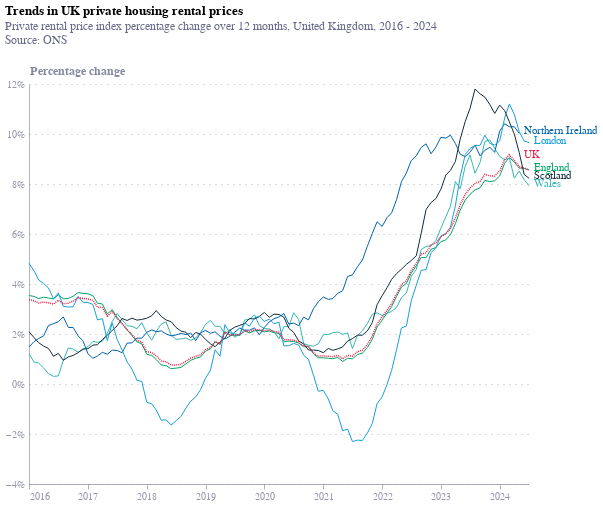

Notebook cell for this chart:
### Code cell
#Private rental price percentage change over 12 months, UK and London, January 2016 to January 2024
line_chart = alt.Chart(df_land).mark_line(strokeWidth=1).encode(
    x=alt.X('Time period:T'),
    y=alt.Y('Percentage change:Q', axis=alt.Axis(format='%')),
    color=alt.Color('Area name:O',  scale=alt.Scale(range=["#00A767","#179FDB","#0063AF","#122B39","#36B7B4"]), legend=None),
    tooltip=['Time period', 'Area name', 'Percentage change']
).properties(
    width=500,
    height=400
).transform_filter(
    alt.datum['Area name'] != 'UK'  
)

line_chart = line_chart.properties(
    title={
        "text": ["Trends in UK private housing rental prices"],
        "subtitle": ["Private rental price index percentage change over 12 months, United Kingdom, 2016 - 2024 ", "Source: ONS", ""],
        "subtitleColor": "#676A86",
        "anchor": "start"
    }
)

# 
text = alt.Chart(last_values).mark_text(align='left', dx=5, dy=-2).encode(
    x='Time period:T',
    y='Percentage change:Q',
    text='Area name:O',
    color='Area name:O'
).transform_filter(
    alt.datum['Area name'] != 'UK' )

text2 = alt.Chart(last_values_UK).mark_text(align='left', dx=-5, dy=-15).encode(
    x='Time period:T',
    y='Percentage change:Q',
    text='Area name:O',
    color=alt.value("#E6224B"),  
)


uk_line = alt.Chart(df_UK).mark_line(strokeDash=[1, 1], strokeWidth=1.5).encode(
    x=alt.X('Time period:T'),
    y=alt.Y('Percentage change:Q', axis=alt.Axis(format='%')),
    color=alt.value("#E6224B"),  
    tooltip=['Time period', 'Area name', 'Percentage change']
).transform_filter(
    alt.datum['Area name'] == 'UK'  
)

final_chart = line_chart + uk_line + text + text2
final_chart

### Figure 1 — Vega-Lite specification as saved in the notebook (floating-point values rounded to 4 significant figures; data arrays with more than 128 entries replaced by an {"elided": "..."} marker saying what was removed)
{"config": {"font": "Circular Std", "mark": {"line": {"interpolate": "monotone"}}, "view": {"stroke": "transparent", "width": 400, "height": 300}, "range": {"category": ["#36B7B4", "#E6224B", "#F4C245", "#0063AF", "#00A767", "#179FDB", "#EB5C2E"], "diverging": ["#E6224B", "#E54753", "#C9C9C9", "#179FDB", "#122B39"], "heatmap": ["#C9C9C9", "#179FDB", "#0063AF", "#122B39"], "ordinal": ["#00A767", "#36B7B4", "#179FDB", "#0063AF", "#243B5A"]}, "axisX": {"domainColor": "#676A86", "domainOpacity": 0.5, "grid": false, "labelAngle": 0, "labelColor": "#676A86", "labelOpacity": 0.7, "orient": "bottom", "tickColor": "#676A86", "tickCount": 10, "tickOpacity": 0.5, "title": false, "titleAlign": "center", "titleAnchor": "middle", "titleColor": "#676A86", "titleFontSize": 12, "titleOpacity": 0.8, "titleY": -15}, "axisY": {"domainColor": "#676A86", "domainOpacity": 0.5, "gridColor": "#676A86", "gridDash": [1, 5], "gridOpacity": 0.5, "labelColor": "#676A86", "labelOpacity": 0.7, "labelPadding": 5, "tickColor": "#676A86", "tickCount": 8, "tickOpacity": 0.5, "ticks": false, "titleAlign": "left", "titleAngle": 0, "titleBaseline": "bottom", "titleColor": "#676A86", "titleFontSize": 12, "titleOpacity": 0.8, "titleX": 0, "titleY": -7}}, "layer": [{"data": {"name": "data-5c0bdf296c3345efde13499d80d3a9f9"}, "mark": {"type": "line", "strokeWidth": 1}, "encoding": {"color": {"field": "Area name", "legend": null, "scale": {"range": ["#00A767", "#179FDB", "#0063AF", "#122B39", "#36B7B4"]}, "type": "ordinal"}, "tooltip": [{"field": "Time period", "type": "temporal"}, {"field": "Area name", "type": "nominal"}, {"field": "Percentage change", "type": "quantitative"}], "x": {"field": "Time period", "type": "temporal"}, "y": {"axis": {"format": "%"}, "field": "Percentage change", "type": "quantitative"}}, "title": {"text": ["Trends in UK private housing rental prices"], "subtitle": ["Private rental price index percentage change over 12 months, United Kingdom, 2016 - 2024 ", "Source: ONS", ""], "subtitleColor": "#676A86", "anchor": "start"}, "transform": [{"filter": "(datum['Area name'] !== 'UK')"}]}, {"data": {"name": "data-18b925e7644f50087ce4df3a99891883"}, "mark": {"type": "line", "strokeDash": [1, 1], "strokeWidth": 1.5}, "encoding": {"color": {"value": "#E6224B"}, "tooltip": [{"field": "Time period", "type": "temporal"}, {"field": "Area name", "type": "nominal"}, {"field": "Percentage change", "type": "quantitative"}], "x": {"field": "Time period", "type": "temporal"}, "y": {"axis": {"format": "%"}, "field": "Percentage change", "type": "quantitative"}}, "transform": [{"filter": "(datum['Area name'] === 'UK')"}]}, {"data": {"name": "data-0e72bcf8c3672638d8f7d3e64f24c3d6"}, "mark": {"type": "text", "align": "left", "dx": 5, "dy": -2}, "encoding": {"color": {"field": "Area name", "type": "ordinal"}, "text": {"field": "Area name", "type": "ordinal"}, "x": {"field": "Time period", "type": "temporal"}, "y": {"field": "Percentage change", "type": "quantitative"}}, "transform": [{"filter": "(datum['Area name'] !== 'UK')"}]}, {"data": {"name": "data-52f1a0297f04a1b4b887575e41ee6139"}, "mark": {"type": "text", "align": "left", "dx": -5, "dy": -15}, "encoding": {"color": {"value": "#E6224B"}, "text": {"field": "Area name", "type": "ordinal"}, "x": {"field": "Time period", "type": "temporal"}, "y": {"field": "Percentage change", "type": "quantitative"}}}], "height": 400, "width": 500, "$schema": "https://vega.github.io/schema/vega-lite/v5.8.0.json", "datasets": {"data-5c0bdf296c3345efde13499d80d3a9f9": {"elided": "513 records"}, "data-18b925e7644f50087ce4df3a99891883": [{"Time period": "2016-01-01T00:00:00", "Area name": "UK", "Percentage change": 0.03379}, {"Time period": "2016-02-01T00:00:00", "Area name": "UK", "Percentage change": 0.03327}, {"Time period": "2016-03-01T00:00:00", "Area name": "UK", "Percentage change": 0.03242}, {"Time period": "2016-04-01T00:00:00", "Area name": "UK", "Percentage change": 0.03278}, {"Time period": "2016-05-01T00:00:00", "Area name": "UK", "Percentage change": 0.03246}, {"Time period": "2016-06-01T00:00:00", "Area name": "UK", "Percentage change": 0.03194}, {"Time period": "2016-07-01T00:00:00", "Area name": "UK", "Percentage change": 0.0335}, {"Time period": "2016-08-01T00:00:00", "Area name": "UK", "Percentage change": 0.03209}, {"Time period": "2016-09-01T00:00:00", "Area name": "UK", "Percentage change": 0.03234}, {"Time period": "2016-10-01T00:00:00", "Area name": "UK", "Percentage change": 0.03316}, {"Time period": "2016-11-01T00:00:00", "Area name": "UK", "Percentage change": 0.0345}, {"Time period": "2016-12-01T00:00:00", "Area name": "UK", "Percentage change": 0.03423}, {"Time period": "2017-01-01T00:00:00", "Area name": "UK", "Percentage change": 0.03403}, {"Time period": "2017-02-01T00:00:00", "Area name": "UK", "Percentage change": 0.03342}, {"Time period": "2017-03-01T00:00:00", "Area name": "UK", "Percentage change": 0.03075}, {"Time period": "2017-04-01T00:00:00", "Area name": "UK", "Percentage change": 0.03061}, {"Time period": "2017-05-01T00:00:00", "Area name": "UK", "Percentage change": 0.02715}, {"Time period": "2017-06-01T00:00:00", "Area name": "UK", "Percentage change": 0.02891}, {"Time period": "2017-07-01T00:00:00", "Area name": "UK", "Percentage change": 0.02625}, {"Time period": "2017-08-01T00:00:00", "Area name": "UK", "Percentage change": 0.02416}, {"Time period": "2017-09-01T00:00:00", "Area name": "UK", "Percentage change": 0.02178}, {"Time period": "2017-10-01T00:00:00", "Area name": "UK", "Percentage change": 0.01982}, {"Time period": "2017-11-01T00:00:00", "Area name": "UK", "Percentage change": 0.01745}, {"Time period": "2017-12-01T00:00:00", "Area name": "UK", "Percentage change": 0.01679}, {"Time period": "2018-01-01T00:00:00", "Area name": "UK", "Percentage change": 0.01294}, {"Time period": "2018-02-01T00:00:00", "Area name": "UK", "Percentage change": 0.01256}, {"Time period": "2018-03-01T00:00:00", "Area name": "UK", "Percentage change": 0.01122}, {"Time period": "2018-04-01T00:00:00", "Area name": "UK", "Percentage change": 0.009187}, {"Time period": "2018-05-01T00:00:00", "Area name": "UK", "Percentage change": 0.008878}, {"Time period": "2018-06-01T00:00:00", "Area name": "UK", "Percentage change": 0.007603}, {"Time period": "2018-07-01T00:00:00", "Area name": "UK", "Percentage change": 0.007662}, {"Time period": "2018-08-01T00:00:00", "Area name": "UK", "Percentage change": 0.007837}, {"Time period": "2018-09-01T00:00:00", "Area name": "UK", "Percentage change": 0.009127}, {"Time period": "2018-10-01T00:00:00", "Area name": "UK", "Percentage change": 0.01029}, {"Time period": "2018-11-01T00:00:00", "Area name": "UK", "Percentage change": 0.01111}, {"Time period": "2018-12-01T00:00:00", "Area name": "UK", "Percentage change": 0.01168}, {"Time period": "2019-01-01T00:00:00", "Area name": "UK", "Percentage change": 0.01373}, {"Time period": "2019-02-01T00:00:00", "Area name": "UK", "Percentage change": 0.01456}, {"Time period": "2019-03-01T00:00:00", "Area name": "UK", "Percentage change": 0.01699}, {"Time period": "2019-04-01T00:00:00", "Area name": "UK", "Percentage change": 0.01614}, {"Time period": "2019-05-01T00:00:00", "Area name": "UK", "Percentage change": 0.02076}, {"Time period": "2019-06-01T00:00:00", "Area name": "UK", "Percentage change": 0.01972}, {"Time period": "2019-07-01T00:00:00", "Area name": "UK", "Percentage change": 0.01959}, {"Time period": "2019-08-01T00:00:00", "Area name": "UK", "Percentage change": 0.01974}, {"Time period": "2019-09-01T00:00:00", "Area name": "UK", "Percentage change": 0.02149}, {"Time period": "2019-10-01T00:00:00", "Area name": "UK", "Percentage change": 0.02088}, {"Time period": "2019-11-01T00:00:00", "Area name": "UK", "Percentage change": 0.02172}, {"Time period": "2019-12-01T00:00:00", "Area name": "UK", "Percentage change": 0.02173}, {"Time period": "2020-01-01T00:00:00", "Area name": "UK", "Percentage change": 0.0213}, {"Time period": "2020-02-01T00:00:00", "Area name": "UK", "Percentage change": 0.02155}, {"Time period": "2020-03-01T00:00:00", "Area name": "UK", "Percentage change": 0.02098}, {"Time period": "2020-04-01T00:00:00", "Area name": "UK", "Percentage change": 0.02071}, {"Time period": "2020-05-01T00:00:00", "Area name": "UK", "Percentage change": 0.01773}, {"Time period": "2020-06-01T00:00:00", "Area name": "UK", "Percentage change": 0.01765}, {"Time period": "2020-07-01T00:00:00", "Area name": "UK", "Percentage change": 0.01758}, {"Time period": "2020-08-01T00:00:00", "Area name": "UK", "Percentage change": 0.01677}, {"Time period": "2020-09-01T00:00:00", "Area name": "UK", "Percentage change": 0.01521}, {"Time period": "2020-10-01T00:00:00", "Area name": "UK", "Percentage change": 0.01502}, {"Time period": "2020-11-01T00:00:00", "Area name": "UK", "Percentage change": 0.01253}, {"Time period": "2020-12-01T00:00:00", "Area name": "UK", "Percentage change": 0.01114}, {"Time period": "2021-01-01T00:00:00", "Area name": "UK", "Percentage change": 0.01119}, {"Time period": "2021-02-01T00:00:00", "Area name": "UK", "Percentage change": 0.01112}, {"Time period": "2021-03-01T00:00:00", "Area name": "UK", "Percentage change": 0.01092}, {"Time period": "2021-04-01T00:00:00", "Area name": "UK", "Percentage change": 0.01144}, {"Time period": "2021-05-01T00:00:00", "Area name": "UK", "Percentage change": 0.01006}, {"Time period": "2021-06-01T00:00:00", "Area name": "UK", "Percentage change": 0.01143}, {"Time period": "2021-07-01T00:00:00", "Area name": "UK", "Percentage change": 0.01116}, {"Time period": "2021-08-01T00:00:00", "Area name": "UK", "Percentage change": 0.01294}, {"Time period": "2021-09-01T00:00:00", "Area name": "UK", "Percentage change": 0.01354}, {"Time period": "2021-10-01T00:00:00", "Area name": "UK", "Percentage change": 0.0158}, {"Time period": "2021-11-01T00:00:00", "Area name": "UK", "Percentage change": 0.01912}, {"Time period": "2021-12-01T00:00:00", "Area name": "UK", "Percentage change": 0.02415}, {"Time period": "2022-01-01T00:00:00", "Area name": "UK", "Percentage change": 0.02672}, {"Time period": "2022-02-01T00:00:00", "Area name": "UK", "Percentage change": 0.02956}, {"Time period": "2022-03-01T00:00:00", "Area name": "UK", "Percentage change": 0.03208}, {"Time period": "2022-04-01T00:00:00", "Area name": "UK", "Percentage change": 0.0361}, {"Time period": "2022-05-01T00:00:00", "Area name": "UK", "Percentage change": 0.03974}, {"Time period": "2022-06-01T00:00:00", "Area name": "UK", "Percentage change": 0.04129}, {"Time period": "2022-07-01T00:00:00", "Area name": "UK", "Percentage change": 0.04538}, {"Time period": "2022-08-01T00:00:00", "Area name": "UK", "Percentage change": 0.04819}, {"Time period": "2022-09-01T00:00:00", "Area name": "UK", "Percentage change": 0.05198}, {"Time period": "2022-10-01T00:00:00", "Area name": "UK", "Percentage change": 0.05246}, {"Time period": "2022-11-01T00:00:00", "Area name": "UK", "Percentage change": 0.05561}, {"Time period": "2022-12-01T00:00:00", "Area name": "UK", "Percentage change": 0.05636}, {"Time period": "2023-01-01T00:00:00", "Area name": "UK", "Percentage change": 0.05893}, {"Time period": "2023-02-01T00:00:00", "Area name": "UK", "Percentage change": 0.05996}, {"Time period": "2023-03-01T00:00:00", "Area name": "UK", "Percentage change": 0.06203}, {"Time period": "2023-04-01T00:00:00", "Area name": "UK", "Percentage change": 0.06642}, {"Time period": "2023-05-01T00:00:00", "Area name": "UK", "Percentage change": 0.07169}, {"Time period": "2023-06-01T00:00:00", "Area name": "UK", "Percentage change": 0.07587}, {"Time period": "2023-07-01T00:00:00", "Area name": "UK", "Percentage change": 0.0784}, {"Time period": "2023-08-01T00:00:00", "Area name": "UK", "Percentage change": 0.08024}, {"Time period": "2023-09-01T00:00:00", "Area name": "UK", "Percentage change": 0.08093}, {"Time period": "2023-10-01T00:00:00", "Area name": "UK", "Percentage change": 0.08382}, {"Time period": "2023-11-01T00:00:00", "Area name": "UK", "Percentage change": 0.08326}, {"Time period": "2023-12-01T00:00:00", "Area name": "UK", "Percentage change": 0.08322}, {"Time period": "2024-01-01T00:00:00", "Area name": "UK", "Percentage change": 0.08527}, {"Time period": "2024-02-01T00:00:00", "Area name": "UK", "Percentage change": 0.08979}, {"Time period": "2024-03-01T00:00:00", "Area name": "UK", "Percentage change": 0.09163}, {"Time period": "2024-04-01T00:00:00", "Area name": "UK", "Percentage change": 0.08943}, {"Time period": "2024-05-01T00:00:00", "Area name": "UK", "Percentage change": 0.08696}, {"Time period": "2024-06-01T00:00:00", "Area name": "UK", "Percentage change": 0.08629}, {"Time period": "2024-07-01T00:00:00", "Area name": "UK", "Percentage change": 0.08555}], "data-0e72bcf8c3672638d8f7d3e64f24c3d6": [{"Area name": "England", "Time period": "2024-07-01T00:00:00", "Percentage change": 0.08569}, {"Area name": "London", "Time period": "2024-07-01T00:00:00", "Percentage change": 0.09652}, {"Area name": "Northern Ireland", "Time period": "2024-05-01T00:00:00", "Percentage change": 0.1003}, {"Area name": "Scotland", "Time period": "2024-07-01T00:00:00", "Percentage change": 0.08229}, {"Area name": "Wales", "Time period": "2024-07-01T00:00:00", "Percentage change": 0.07934}], "data-52f1a0297f04a1b4b887575e41ee6139": [{"Area name": "UK", "Time period": "2024-07-01T00:00:00", "Percentage change": 0.08555}]}}
